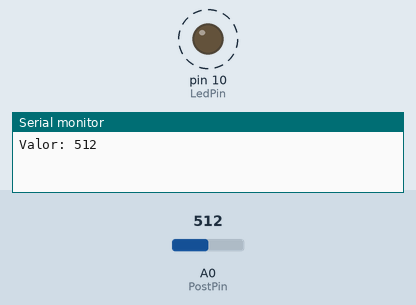
This sketch was run on a simulated Arduino Uno, built with avr-gcc and run on an emulated ATmega328P. Parts: output pins drawn as LEDs (lit = HIGH), the last lines printed to the serial monitor. Dashed ring = blinking. Inputs (shaded band) come from the test bench; at power-on: A0 (PostPin) = 512.

Above: at 1.8 s.
1.9 s: A0 (PostPin) set to 306
At 2.2 s:
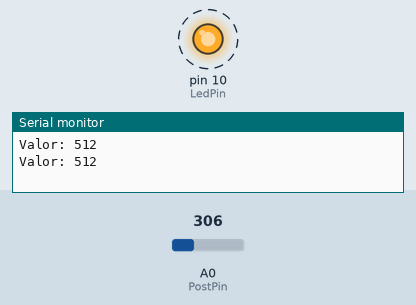
5.4 s: A0 (PostPin) set to 122
8.9 s: A0 (PostPin) set to 0
At 9.4 s:
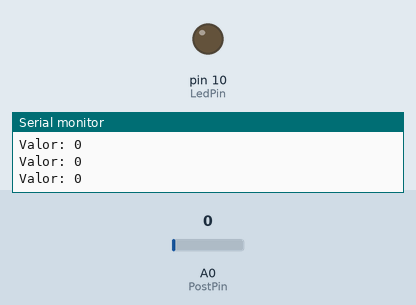
13.0 s: A0 (PostPin) set to 511
At 14.4 s:
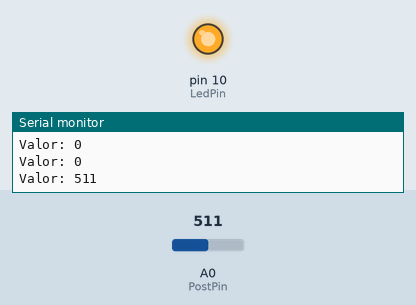
Timing chart, 0 to 17.5 s (numbered marks = the images above; inputs shaded):
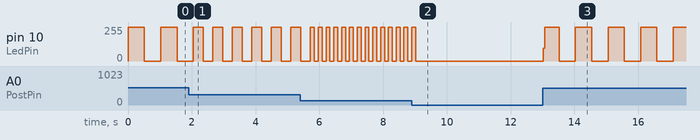

Measured:
- after the input at 1.9 s, pin 10 (LedPin): alternates 255/255 for 0.31 s and 0/255 for 0.31 s, starting after 0.46 s
- after the input at 8.9 s, pin 10 (LedPin): goes on until 9.0 s, then stays 0/255
- after the input at 13.0 s, pin 10 (LedPin): 0/255 → 96/255 at once, then repeats every 0.97 s: 255/255 0.46 s, 0/255 0.51 s
- by itself, pin 10 (LedPin): alternates 255/255 for 0.51 s and 0/255 for 0.51 s

The sketch:

Poteciometro_LED.ino
```cpp
const int LedPin = 10; //PINO DIGITAL ONDE ESTA O LED
const int PostPin = A0; //PINO ANALOGICO ONDE ESTA O PONTECIOMETRO

void setup() {
  Serial.begin(9600);   //PINO DIGITAL ONDE ESTA O LED
  pinMode(LedPin, OUTPUT);   // Modo do pino do LED
}

void loop() {

  int PotValue = analogRead(PostPin);

  digitalWrite(LedPin, HIGH); //LIGAR LED


  delay(PotValue);
  digitalWrite(LedPin, LOW);

  delay(PotValue);

  Serial.print("Valor: ");
  Serial.println(PotValue);
}
```
